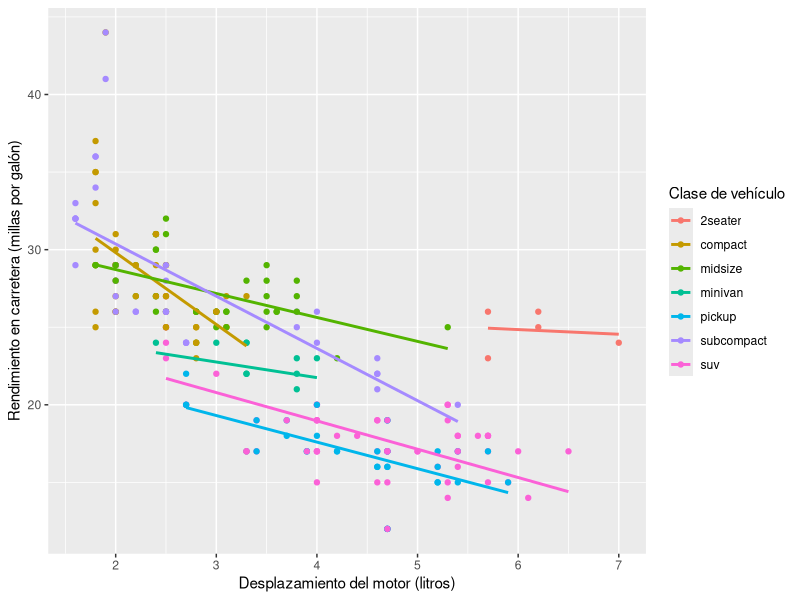
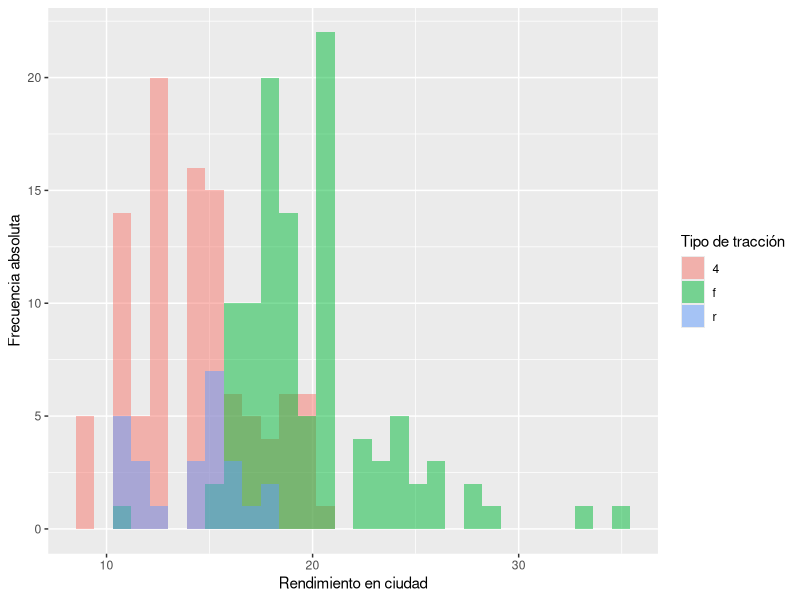
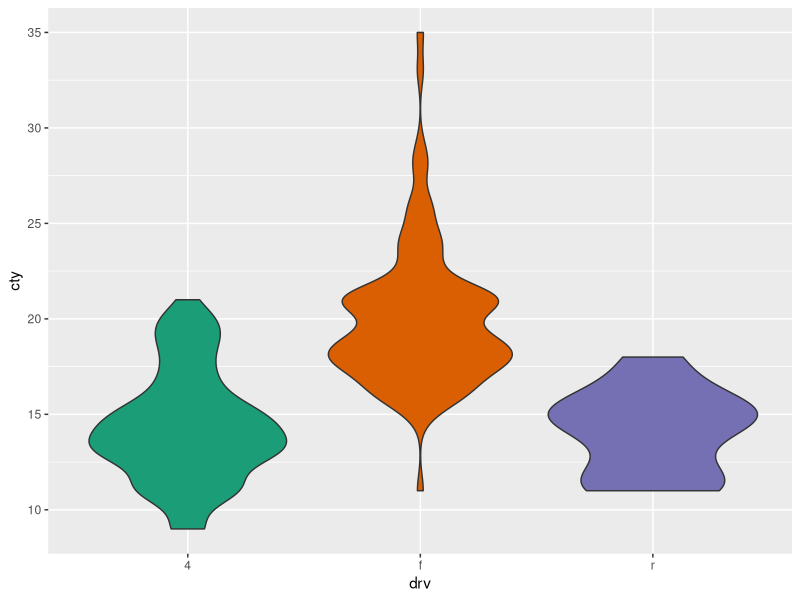

Recreate these plots in R, in order.
## ---- chunk 1
install.packages("tidyverse")
library(tidyverse)
mpg %>% glimpse
## ---- chunk 2
mpg %>% ggplot(aes(x = displ, y = hwy, color = class)) +
  geom_point() +
  geom_smooth(method = "lm", se = FALSE) +
  labs(
    x = "Desplazamiento del motor (litros)",
    y = "Rendimiento en carretera (millas por galón)",
    color = "Clase de vehículo")
## ---- chunk 3
ggplot(data = mpg, aes(x = cty)) +
  geom_histogram(aes(fill = drv), 
                 alpha = 0.5, 
                 position = "identity",
                 na.rm = TRUE) +
  labs(x = "Rendimiento en ciudad",
       y = "Frecuencia absoluta",
       fill = "Tipo de tracción")
## ---- chunk 4
mpg %>% ggplot(aes(x = drv, y = cty, fill = drv)) +
  geom_violin(show.legend = FALSE) + 
  scale_fill_brewer(palette = "Dark2")
